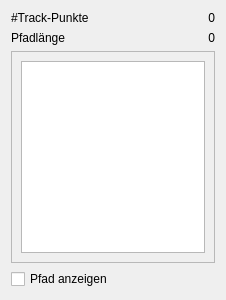
<?xml version="1.0" encoding="UTF-8"?>
<ui version="4.0">
 <class>LarvaForm</class>
 <widget class="QWidget" name="LarvaForm">
  <property name="geometry">
   <rect>
    <x>0</x>
    <y>0</y>
    <width>226</width>
    <height>300</height>
   </rect>
  </property>
  <property name="windowTitle">
   <string>Form</string>
  </property>
  <layout class="QVBoxLayout" name="verticalLayout">
   <item>
    <layout class="QFormLayout" name="formLayout">
     <item row="0" column="0">
      <widget class="QLabel" name="label">
       <property name="text">
        <string>#Track-Punkte</string>
       </property>
      </widget>
     </item>
     <item row="0" column="1">
      <widget class="QLabel" name="labTrackPointCount">
       <property name="text">
        <string>0</string>
       </property>
       <property name="alignment">
        <set>Qt::AlignRight|Qt::AlignTrailing|Qt::AlignVCenter</set>
       </property>
      </widget>
     </item>
     <item row="1" column="0">
      <widget class="QLabel" name="label_2">
       <property name="text">
        <string>Pfadlänge</string>
       </property>
      </widget>
     </item>
     <item row="1" column="1">
      <widget class="QLabel" name="labPathLength">
       <property name="text">
        <string>0</string>
       </property>
       <property name="alignment">
        <set>Qt::AlignRight|Qt::AlignTrailing|Qt::AlignVCenter</set>
       </property>
      </widget>
     </item>
    </layout>
   </item>
   <item>
    <widget class="QScrollArea" name="scrollArea">
     <property name="widgetResizable">
      <bool>true</bool>
     </property>
     <widget class="QWidget" name="scrollAreaWidgetContents">
      <property name="geometry">
       <rect>
        <x>0</x>
        <y>0</y>
        <width>206</width>
        <height>217</height>
       </rect>
      </property>
      <layout class="QVBoxLayout" name="verticalLayout_2">
       <item>
        <widget class="QListWidget" name="listDetections">
         <property name="lineWidth">
          <number>1</number>
         </property>
        </widget>
       </item>
      </layout>
     </widget>
    </widget>
   </item>
   <item>
    <widget class="QCheckBox" name="checkDisplayPath">
     <property name="text">
      <string>Pfad anzeigen</string>
     </property>
    </widget>
   </item>
  </layout>
 </widget>
 <resources/>
 <connections/>
</ui>
